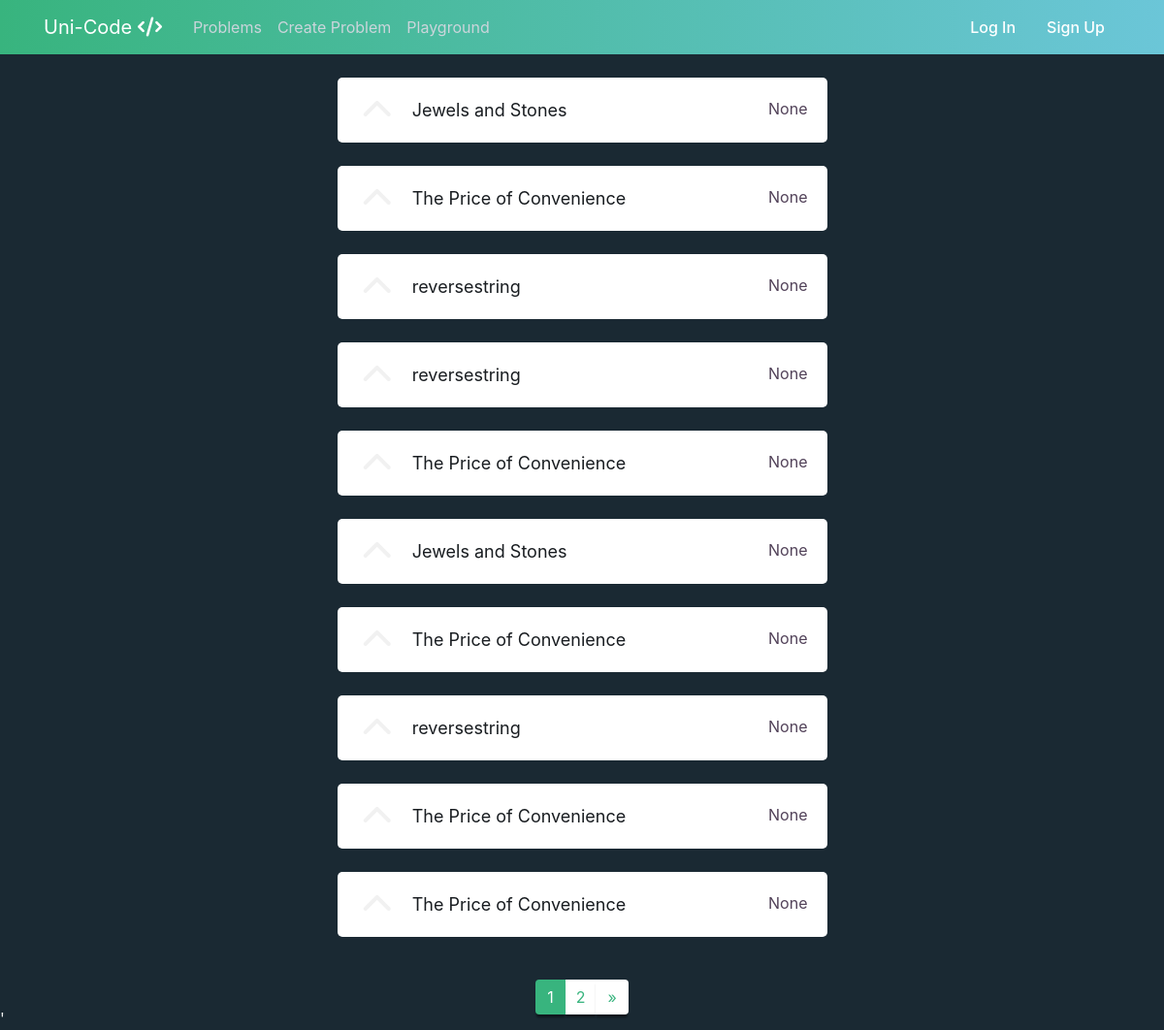
The app's page /problems/ with its own data.
### problems/models.py (models this page shows, shortened)
class Problem(models.Model):
    creator = models.ForeignKey(
        User,
        related_name='problems',
        on_delete=models.SET_NULL,
        null=True,
    )
    title = models.CharField(max_length=50)
    description = models.CharField(max_length=500)
    created = models.DateTimeField(auto_now_add=True)
    datatype = models.CharField(max_length=10)
    example_solution = models.CharField(max_length=1000)
    datatype = models.CharField(max_length=15, choices=DATATYPE_CHOICES, default='string')
    upvotes = models.ManyToManyField(User, through='Upvote')

### problems/views.py (the view)
# urls.py: path('', problems, name='problems'),
def problems(request):
    problems = []
    if request.user.is_authenticated:
        for problem in Problem.objects.annotate(Count('upvotes')).order_by('-upvotes__count'):
            problems.append(problem.to_dict(user=request.user))
    else:
        problems = Problem.objects.annotate(Count('upvotes')).order_by('-upvotes__count')
    paginator = Paginator(problems, 10)
    page = request.GET.get('page')
    problems = paginator.get_page(page)
    return render(request, 'problems/problem_list.html', {'problems': problems})

### problems/templates/problems/problem_list.html (shortened to what this page needs)
{% extends "global/base.html" %}
{% block content %}
<div class="row">
  <div class="col-md-3"></div>
  <div class="col-md-6 mb-5">
    {% for problem in problems %}
    <div class="mb-4">
      <div class="problem-card">
        {% if problem.upvoted %}
        <i class="fa fa-chevron-up fa-2x upvoted" value='false' prob_id="{{ problem.id }}" onclick="toggleUpvote(this)"></i>
        {% else %}
        <i class="fa fa-chevron-up fa-2x upvote" value='true' prob_id="{{problem.id}}" onclick="toggleUpvote(this)"></i>
        {% endif %}
        <div class="problem-list-text">
          <a href="{% url 'editor' problem.id %}"> {{ problem.title }} </a>
          <span> {{ problem.creator }} </span>
        </div>
      </div>
    </div>
    {% endfor %}
  </div>
  <div class="col-md-3"></div>
</div>
<nav class="fixed-bottom mb-3"  aria-label="Page navigation">
  <ul class="pagination justify-content-center">
    {% for n in problems.paginator.page_range %}
    {% if problems.number == n %}
    <li class="page-item active">
      <span class="page-link">{{ n }}<span class="sr-only">(current)</span></span>
    </li>
    {% elif n > problems.number|add:'-3' and n < problems.number|add:'3' %}
    <li class="page-item"><a class="page-link" href="?page={{ n }}">{{ n }}</a></li>
    {% endif %}
    {% endfor %}
    {% if problems.has_next %}
    <li class="page-item">
      <a class="page-link" href="?page={{ problems.paginator.num_pages }}" aria-label="Next">
        <span aria-hidden="true">&raquo;</span>
      </a>
    </li>
    {% endif %}
  </ul>
</nav>
{% endblock %}

### global/static/global/style.css (style rules this page uses)
body { background: #1a2933; color: #f1f1f1; margin-top: 5rem; }
ul { margin: 0; }
li { display: inline!important; }
.problem-card { display: flex; justify-content: left; align-items: center; background-color: rgb(255, 255, 255); box-shadow: 0px 5px 5px 0 rgba(18, 17, 24, 0); border-radius: 5px; transition: box-shadow .4s ease-out; cursor: default; transition: transform .2s ease-in; }
.problem-list-text { margin: 20px; height: 100%; width: 100%; }
.problem-list-text a { color:rgb(25, 29, 33); text-decoration: none; font-size: large; font-weight: 400; }
.problem-list-text span { color: rgb(82, 66, 89); float: right; }
.upvote { margin-left: 5%; cursor: pointer; }
.pagination>li>a, .pagination>li>span { border: none; color: #38b47e; box-shadow: 0 4px 2px -0.8px rgba(0,0,0,0.4); }
.page-item.active .page-link { background-color: #38b47e; }

### records on screen
Problem: title "Jewels and Stones", creator "None"
Problem: title "The Price of Convenience", creator "None"
Problem: title "reversestring", creator "None"
Problem: title "reversestring", creator "None"
Problem: title "The Price of Convenience", creator "None"
Problem: title "Jewels and Stones", creator "None"
Problem: title "The Price of Convenience", creator "None"
Problem: title "reversestring", creator "None"
Problem: title "The Price of Convenience", creator "None"
Problem: title "The Price of Convenience", creator "None"

### other values on screen
{{ n }} "1"
{{ n }} "2"
